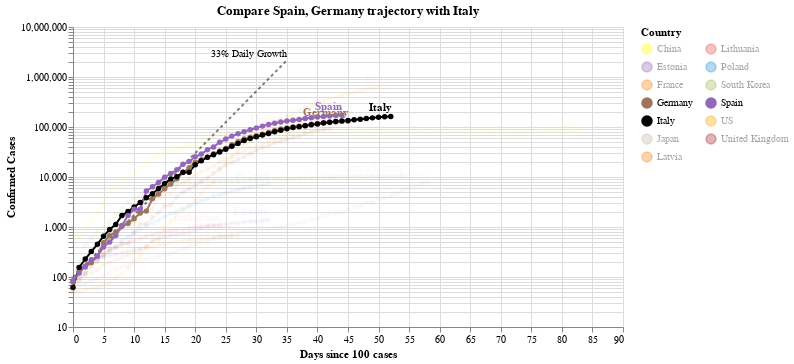

Notebook source saved alongside this figure:
### Code cell
#hide_input
chart2 = make_since_chart(['Spain', 'Germany'])
chart2

### Figure 1 — Vega-Lite specification as saved in the notebook (floating-point values rounded to 4 significant figures; data arrays with more than 128 entries replaced by an {"elided": "..."} marker saying what was removed)
{"config": {"view": {"continuousWidth": 400, "continuousHeight": 300}}, "layer": [{"mark": {"type": "line", "color": "black", "opacity": 0.5, "strokeDash": [3, 3]}, "encoding": {"x": {"type": "quantitative", "field": "Days since 100 cases"}, "y": {"type": "quantitative", "field": "Confirmed Cases"}}}, {"mark": {"type": "text", "align": "right", "dy": -6, "fontSize": 10, "text": "33% Daily Growth"}, "encoding": {"x": {"type": "quantitative", "field": "Days since 100 cases"}, "y": {"type": "quantitative", "field": "Confirmed Cases"}}, "transform": [{"filter": "(datum['Days since 100 cases'] >= 35)"}]}, {"data": {"name": "data-a6b6327d57a4b163567beb1c64f19898"}, "mark": {"type": "line", "point": true}, "encoding": {"color": {"type": "nominal", "field": "Country", "legend": {"columns": 2}, "scale": {"domain": ["China", "Estonia", "France", "Germany", "Italy", "Japan", "Latvia", "Lithuania", "Poland", "South Korea", "Spain", "US", "United Kingdom"], "range": ["yellow", "#9467bd", "#F58518", "#9D755D", "black", "#C1B7AD", "#F58518", "#E45756", "#2495D3", "#A1BA59", "#9467bd", "orange", "brown"]}}, "opacity": {"condition": {"value": 1, "selection": "selector003"}, "value": 0.05}, "tooltip": [{"type": "nominal", "field": "Country"}, {"type": "temporal", "field": "Date"}, {"type": "quantitative", "field": "Confirmed Cases"}, {"type": "quantitative", "field": "Days since 100 cases"}], "x": {"type": "quantitative", "field": "Days since 100 cases"}, "y": {"type": "quantitative", "field": "Confirmed Cases", "scale": {"type": "log"}}}, "selection": {"selector003": {"type": "multi", "fields": ["Country"], "bind": "legend", "init": [{"Country": "Spain"}, {"Country": "Germany"}, {"Country": "Italy"}]}}, "width": 550}, {"data": {"name": "data-a6b6327d57a4b163567beb1c64f19898"}, "mark": {"type": "text", "align": "right", "dy": -8, "fontWeight": "bold"}, "encoding": {"color": {"type": "nominal", "field": "Country", "legend": {"columns": 2}, "scale": {"domain": ["China", "Estonia", "France", "Germany", "Italy", "Japan", "Latvia", "Lithuania", "Poland", "South Korea", "Spain", "US", "United Kingdom"], "range": ["yellow", "#9467bd", "#F58518", "#9D755D", "black", "#C1B7AD", "#F58518", "#E45756", "#2495D3", "#A1BA59", "#9467bd", "orange", "brown"]}}, "opacity": {"condition": {"value": 1, "selection": "selector003"}, "value": 0.05}, "text": {"type": "nominal", "field": "Country"}, "tooltip": [{"type": "nominal", "field": "Country"}, {"type": "temporal", "field": "Date"}, {"type": "quantitative", "field": "Confirmed Cases"}, {"type": "quantitative", "field": "Days since 100 cases"}], "x": {"type": "quantitative", "field": "Days since 100 cases"}, "y": {"type": "quantitative", "field": "Confirmed Cases", "scale": {"type": "log"}}}, "transform": [{"filter": "(datum['Date'] >= 1586822400000)"}], "width": 550}], "data": {"name": "data-c1a3bbf4dd040f2e7e8e7a69520e3c2a"}, "title": "Compare Spain, Germany trajectory with Italy", "$schema": "https://vega.github.io/schema/vega-lite/v4.0.2.json", "datasets": {"data-c1a3bbf4dd040f2e7e8e7a69520e3c2a": [{"Days since 100 cases": 0, "Confirmed Cases": 100.0}, {"Days since 100 cases": 1, "Confirmed Cases": 133.0}, {"Days since 100 cases": 2, "Confirmed Cases": 176.9}, {"Days since 100 cases": 3, "Confirmed Cases": 235.3}, {"Days since 100 cases": 4, "Confirmed Cases": 312.9}, {"Days since 100 cases": 5, "Confirmed Cases": 416.2}, {"Days since 100 cases": 6, "Confirmed Cases": 553.5}, {"Days since 100 cases": 7, "Confirmed Cases": 736.1}, {"Days since 100 cases": 8, "Confirmed Cases": 979.1}, {"Days since 100 cases": 9, "Confirmed Cases": 1302.0}, {"Days since 100 cases": 10, "Confirmed Cases": 1732.0}, {"Days since 100 cases": 11, "Confirmed Cases": 2303.0}, {"Days since 100 cases": 12, "Confirmed Cases": 3064.0}, {"Days since 100 cases": 13, "Confirmed Cases": 4074.0}, {"Days since 100 cases": 14, "Confirmed Cases": 5419.0}, {"Days since 100 cases": 15, "Confirmed Cases": 7207.0}, {"Days since 100 cases": 16, "Confirmed Cases": 9586.0}, {"Days since 100 cases": 17, "Confirmed Cases": 12750.0}, {"Days since 100 cases": 18, "Confirmed Cases": 16960.0}, {"Days since 100 cases": 19, "Confirmed Cases": 22550.0}, {"Days since 100 cases": 20, "Confirmed Cases": 29990.0}, {"Days since 100 cases": 21, "Confirmed Cases": 39890.0}, {"Days since 100 cases": 22, "Confirmed Cases": 53060.0}, {"Days since 100 cases": 23, "Confirmed Cases": 70560.0}, {"Days since 100 cases": 24, "Confirmed Cases": 93850.0}, {"Days since 100 cases": 25, "Confirmed Cases": 124800.0}, {"Days since 100 cases": 26, "Confirmed Cases": 166000.0}, {"Days since 100 cases": 27, "Confirmed Cases": 220800.0}, {"Days since 100 cases": 28, "Confirmed Cases": 293700.0}, {"Days since 100 cases": 29, "Confirmed Cases": 390600.0}, {"Days since 100 cases": 30, "Confirmed Cases": 519500.0}, {"Days since 100 cases": 31, "Confirmed Cases": 690900.0}, {"Days since 100 cases": 32, "Confirmed Cases": 918900.0}, {"Days since 100 cases": 33, "Confirmed Cases": 1222000.0}, {"Days since 100 cases": 34, "Confirmed Cases": 1625000.0}, {"Days since 100 cases": 35, "Confirmed Cases": 2162000.0}], "data-a6b6327d57a4b163567beb1c64f19898": {"elided": "602 records"}}}
